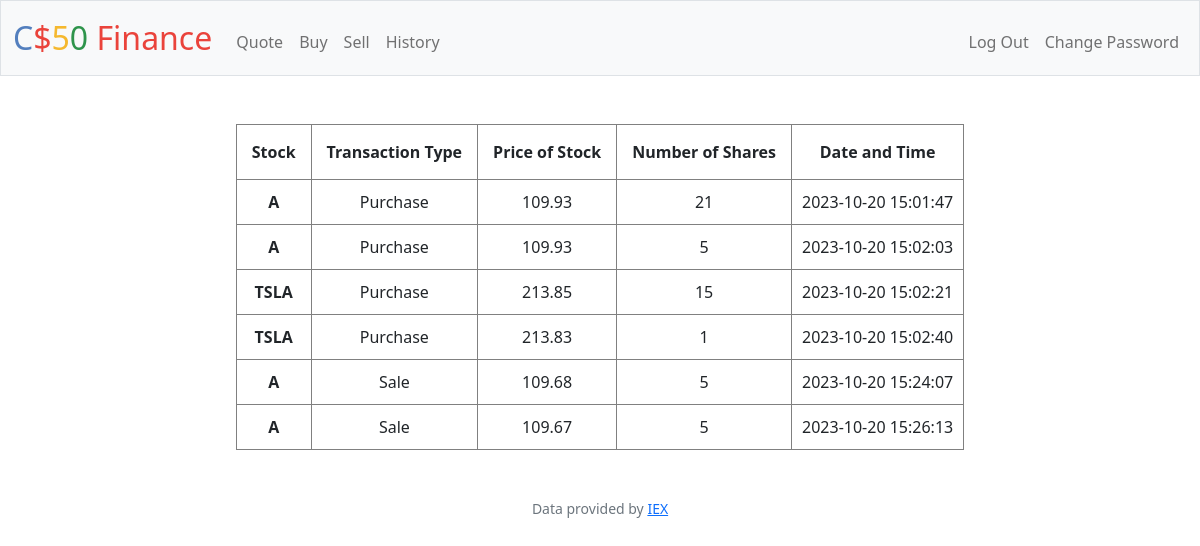
Page /history (signed in) on the committed database.
### tables this page shows
CREATE TABLE "transactions" (price INTEGER, 'shares'  INTEGER NOT NULL  ,'datetime' DATETIME DEFAULT CURRENT_TIMESTAMP  , 'stock' TEXT, 'user_id' INTEGER, 'transaction_type' TEXT);

### app.py (the view)
@app.route("/history")
@login_required
def history():
    transactionData = db.execute(
        "SELECT * FROM transactions WHERE user_id = ?", session["user_id"]
    )
    return render_template("history.html", transactionData=transactionData)

### app.py (called while the page is built)
@app.after_request
def after_request(response):
    response.headers["Cache-Control"] = "no-cache, no-store, must-revalidate"
    response.headers["Expires"] = 0
    response.headers["Pragma"] = "no-cache"
    return response

### helpers.py (called while the page is built)
def login_required(f):
    @wraps(f)
    def decorated_function(*args, **kwargs):
        if session.get("user_id") is None:
            return redirect("/login")
        return f(*args, **kwargs)
    return decorated_function

### templates/history.html (shortened to what this page needs)
{% extends "layout.html" %}
{% block main %}
    <table class="data-table">
        <thead>
            <tr>
                <th>Stock</th>
                <th>Transaction Type</th>
                <th>Price of Stock</th>
                <th>Number of Shares</th>
                <th>Date and Time</th>
            </tr>
        </thead>
        <tbody>
            {% for stock in transactionData %}
            <tr>
                <td class="stockNames">{{ stock.stock.upper() }}</td>
                <td>{{ stock.transaction_type }}</td>
                <td>{{ stock.price }}</td>
                <td>{{ stock.shares }}</td>
                <td>{{ stock.datetime }}</td>
            </tr>
            {% endfor %}
        </tbody>
    </table>
{% endblock %}

### templates/layout.html (shortened to what this page needs)
<!DOCTYPE html>
<html lang="en">
    <head>
        <link href="https://cdn.jsdelivr.net/npm/bootstrap@5.1.3/dist/css/bootstrap.min.css" rel="stylesheet">
        <link href="/static/styles.css" rel="stylesheet">
    </head>
    <body>
        <nav class="bg-light border navbar navbar-expand-md navbar-light">
            <div class="container-fluid">
                <a class="navbar-brand" href="/"><span class="blue">C</span><span class="red">$</span><span class="yellow">5</span><span class="green">0</span> <span class="red">Finance</span></a>
                <div class="collapse navbar-collapse" id="navbar">
                    {% if session["user_id"] %}
                        <ul class="navbar-nav me-auto mt-2">
                            <li class="nav-item"><a class="nav-link" href="/quote">Quote</a></li>
                            <li class="nav-item"><a class="nav-link" href="/buy">Buy</a></li>
                            <li class="nav-item"><a class="nav-link" href="/sell">Sell</a></li>
                            <li class="nav-item"><a class="nav-link" href="/history">History</a></li>
                        </ul>
                        <ul class="navbar-nav ms-auto mt-2">
                            <li class="nav-item"><a class="nav-link" href="/logout">Log Out</a></li>
                            <li class="nav-item"><a class="nav-link" href="/password">Change Password</a></li>
                        </ul>
                    {% else %}
                        <ul class="navbar-nav ms-auto mt-2">
                            <li class="nav-item"><a class="nav-link" href="/register">Register</a></li>
                            <li class="nav-item"><a class="nav-link" href="/login">Log In</a></li>
                        </ul>
                    {% endif %}
                </div>
            </div>
        </nav>
        <main class="container-fluid py-5 text-center">
            {% block main %}{% endblock %}
        </main>
        <footer class="mb-5 small text-center text-muted">
            Data provided by <a href="https://iexcloud.io/">IEX</a>
        </footer>
    </body>
</html>

### static/styles.css (style rules this page uses)
.data-table { text-align: center; margin: auto; }
.data-table th { padding: 15px; border-style: solid; border-width: 1px; }
.data-table td { padding: 10px; border-style: solid; border-width: 1px; }
.data-table tr { border-bottom-style: solid; border-width: 1px; }
nav .navbar-brand { font-size: xx-large; }
nav .navbar-brand .blue { color: #537fbe; }
nav .navbar-brand .red { color: #ea433b; }
nav .navbar-brand .yellow { color: #f5b82e; }
nav .navbar-brand .green { color: #2e944b; }
.stockNames { font-weight: bold; }

### rows in the picture
transactions: stock "A", transaction_type "Purchase", price "109.93", shares "21", datetime "2023-10-20 15:01:47"
transactions: stock "A", transaction_type "Purchase", price "109.93", shares "5", datetime "2023-10-20 15:02:03"
transactions: stock "TSLA", transaction_type "Purchase", price "213.85", shares "15", datetime "2023-10-20 15:02:21"
transactions: stock "TSLA", transaction_type "Purchase", price "213.83", shares "1", datetime "2023-10-20 15:02:40"
transactions: stock "A", transaction_type "Sale", price "109.68", shares "5", datetime "2023-10-20 15:24:07"
transactions: stock "A", transaction_type "Sale", price "109.67", shares "5", datetime "2023-10-20 15:26:13"
